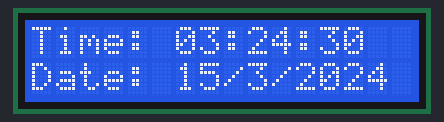
Recording of a program running on a simulated Raspberry Pi Pico running MicroPython. Shown: 16×2 character LCD. The clock reads 2024-03-15 10:24:30 at power-on unless the program sets it; library files of the repository ran but are not shown: pico_i2c_lcd.py.

Above: at 0.2 s.
At 4.1 s:
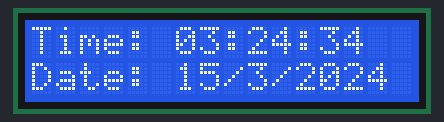
At 9.1 s:
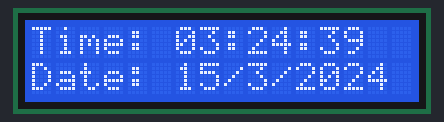
At 19.1 s:
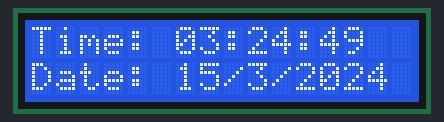
At 29.1 s:
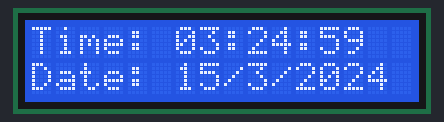
At 38.1 s:
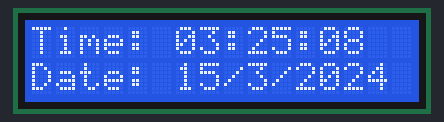

The program:

clock.py
```python
from machine import I2C, Pin
from ds1307 import DS1307
from pico_i2c_lcd import I2cLcd

i2c_lcd = I2C(id=1,scl=Pin(3),sda=Pin(2),freq=100000)

lcd = I2cLcd(i2c_lcd, 0x27, 2, 16)

i2c_rtc = I2C(0,scl = Pin(1),sda = Pin(0),freq = 400000)
result = I2C.scan(i2c_rtc)
rtc = DS1307(i2c_rtc)

"""
year = int(input("Year : "))
month = int(input("month (Jan --> 1 , Dec --> 12): "))
date = int(input("date : "))
day = int(input("day (1 --> monday , 2 --> Tuesday ... 0 --> Sunday): "))
hour = int(input("hour (24 Hour format): "))
minute = int(input("minute : "))
second = int(input("second : "))

now = (year,month,date,day,hour,minute,second,0)
rtc.datetime(now)
print(rtc.datetime())
"""


while True:
    (Y,M,D,day,hr,m,s,p1)=rtc.datetime()
    if s < 10:
        s = "0" + str(s)
    if m < 10:
        m = "0" + str(m)
    if hr < 10:
        hr = "0" + str(hr)
    if D < 10:
        D = "0" + str(D)
    if M < 10:
        hr = "0" + str(M)

    lcd.move_to(0,0)
    lcd.putstr("Time:")
    lcd.move_to(6,0)
    lcd.putstr(str(hr) + ":" + str(m) + ":" + str(s))
    lcd.move_to(0,1)
    lcd.putstr("Date:")
    lcd.move_to(6,1)
    lcd.putstr(str(D) + "/" + str(M) + "/" + str(Y))
```

Measured:
- what the display in image 0 shows lasts 0.9 s, from 0.1 s to 1.0 s
- what the display in image 1 shows lasts 1.0 s, from 4.1 s to 5.1 s
